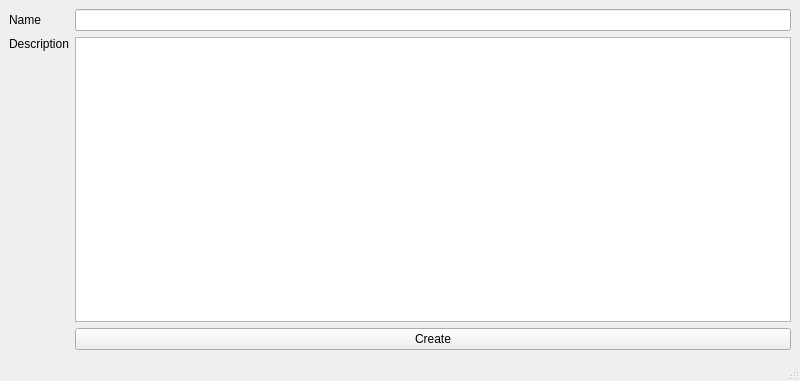
<?xml version="1.0" encoding="UTF-8"?>
<ui version="4.0">
 <class>shotcreator_mwin</class>
 <widget class="QMainWindow" name="shotcreator_mwin">
  <property name="geometry">
   <rect>
    <x>0</x>
    <y>0</y>
    <width>800</width>
    <height>381</height>
   </rect>
  </property>
  <property name="windowTitle">
   <string>Create Shot</string>
  </property>
  <widget class="QWidget" name="central_widget">
   <layout class="QGridLayout" name="central_grid">
    <item row="2" column="1">
     <widget class="QPushButton" name="create_pb">
      <property name="text">
       <string>Create</string>
      </property>
     </widget>
    </item>
    <item row="0" column="0">
     <widget class="QLabel" name="name_lb">
      <property name="text">
       <string>Name</string>
      </property>
     </widget>
    </item>
    <item row="0" column="1">
     <widget class="QLineEdit" name="name_le"/>
    </item>
    <item row="1" column="1">
     <widget class="QPlainTextEdit" name="desc_pte"/>
    </item>
    <item row="1" column="0">
     <widget class="QLabel" name="desc_lb">
      <property name="text">
       <string>Description</string>
      </property>
      <property name="alignment">
       <set>Qt::AlignLeading|Qt::AlignLeft|Qt::AlignTop</set>
      </property>
     </widget>
    </item>
   </layout>
  </widget>
  <widget class="QStatusBar" name="statusbar"/>
 </widget>
 <resources/>
 <connections/>
</ui>
